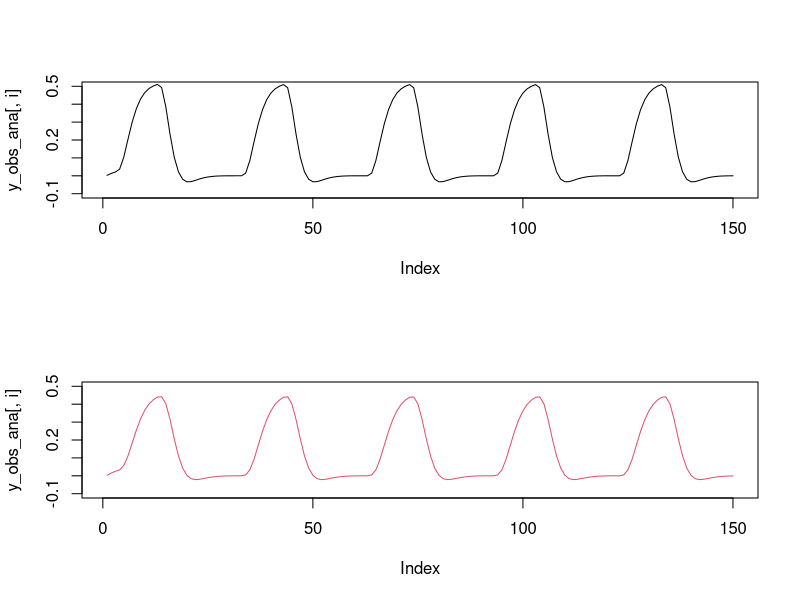
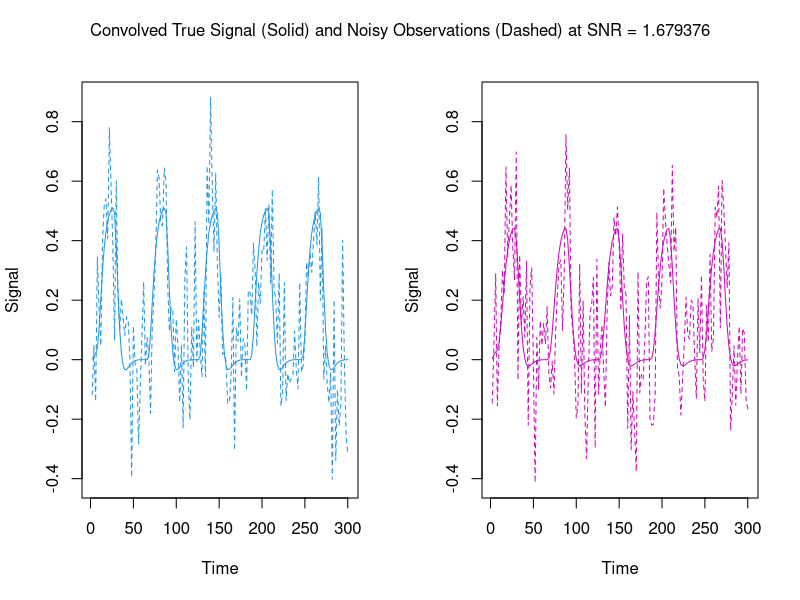

These charts were generated, in order, by the following R code:
remove(list=ls())

# Packages
library(expm)
library(posterior)

# Generating inputs
##########################
m=2; n_u=2; max_time=300
nu = list(nu_A = c(0.4,0.3,1,0.9), nu_B = c(-0.2), nu_C=c(0.3))
idxs = list(A_idxs = matrix(c(2,1,
                              1,2,
                              1,1,
                              2,2), byrow = T, ncol=2),
            B_idxs = matrix(c(2,1,2), byrow=T, ncol = 3),
            C_idxs = matrix(c(1,1), byrow=T, ncol=2))
times = NULL
input = NULL

linear <- function(t, z, params, input) {
  # t is the current time point in the integration, 
  # z is the current estimate of the variables in the ODE system
  A = params[["A"]]
  B = params[["B"]] 
  C = params[["C"]]
  u = matrix(input(t),ncol=1)
  # B_all = sum_i u_t(i) B_i
  B_all = Reduce("+", lapply(1:nrow(u), function(i) u[i,1]*B[[i]])) 
  # cat("t",t,"u",u, "\n")
  # cat("B_all\n")
  # print(B_all)
  dz <- (A+B_all)%*%z + C%*%u
  return(list(dz))
}
gen_input = function(times, start_time, end_time, duration,between_duration){
  input = rep(0,length(times))
  
  current_start_time = start_time
  time_points = matrix(nrow = 0,ncol=2)
  while(1){
    current_end_time = current_start_time + duration 
    if(current_end_time > end_time){current_end_time = end_time}
    time_points = rbind(time_points, c(current_start_time, current_end_time))
    if(current_end_time + between_duration < end_time){
      current_start_time = current_end_time + between_duration 
    }else{
      break
    }
  }
  for(i in 1:nrow(time_points)){
    input[time_points[i,1]<times & times <=time_points[i,2]] = 1
  }
  input
}
struct_paramMats = function(m, n_u, idxs, nu){
  
  A = matrix(data = 0,nrow = m, ncol = m)
  for(i in 1:nrow(idxs$A_idxs)){
    A[idxs$A_idxs[i,1], idxs$A_idxs[i,2]] = with(nu,nu_A[i])
  }
  for(i in 1:m){
    A[i,i] <- -0.5*A[i,i]
  }
  
  B = lapply(1:n_u, function(x){matrix(data = 0,nrow = m, ncol = m)})
  for(i in 1:nrow(idxs$B_idxs)){
    B[[idxs$B_idxs[i,1]]][idxs$B_idxs[i,2], idxs$B_idxs[i,3]] = with(nu,nu_B[i])
  }
  
  C = matrix(data=0, nrow = m, ncol = n_u)
  for(i in 1:nrow(idxs$C_idxs)){
    C[idxs$C_idxs[i,1], idxs$C_idxs[i,2]] = with(nu,nu_C[i])
  }
  
  return(list(A=A,B=B,C=C))
  
} # modified


if(is.null(times)){times <- seq(0, max_time, 2)}

if(is.null(input)){
  input1  = gen_input(times,start_time = 5,end_time = max(times),duration = 20,between_duration=40)
  input2  = gen_input(times,start_time = 25,end_time = max(times),duration = 20,between_duration=40)
  input = cbind(input1, input2)
}else{
  if(length(times)!=nrow(input)){stop("length(input)!=nrow(input)")}
}

input_u = function(t){
  sapply(1:ncol(input), function(j) approxfun(x = times,y = input[,j], rule=2, method="const",f=0)(t))
}

n_u = length(input_u(0))
u = input[-1,]

# set up parameters
paramMats = struct_paramMats(m = m,n_u = n_u,idxs = idxs,nu = nu)

# Simulating data
# Solving piecewise analytically
##########################
# Function to get changepoints in u when u(t) is any dimension
get_changepoints <- function(input){
  
  # Get dataframe of indices when changes occur
  changes <- as.data.frame(which(abs(diff(input)) >= 1, arr.ind = T))
  changes$row <- changes$row+1 # add 1 to row index to indicate the row the change starts
  changes <- changes[order(changes$row),] # ascending order
  
  # Make duplicates their own category to reflect when switching from input1 -> input2
  changes <- changes[!duplicated(changes$row),] # remove duplicates
  
  # Add in last row to reflect final block of times
  changes <- rbind(changes, c(nrow(input),0))$row
  
  # Return dataframe
  return(changes)
}

# Scenario a: u(t) = 0
eval_u_a <- function(t, z0, A, prev_index){
  expm::expAtv(A = A, t = times[t]-times[prev_index], v = z0)$eAtv
}

# Scenario b: u(t) != 0
eval_u_b <- function(t, z0, A, B, C, input, prev_index){
  A0 = A + Reduce("+",lapply(1:ncol(input), function(i) input[t-1,i]*B[[i]]))
  b0 = as.numeric(C%*%input[t-1,])
  zstar = -solve(A0,b0)
  expm::expAtv(A = A0,t = times[t]-times[prev_index],v = z0-zstar)$eAtv + zstar
}

# Function to get piecewise analytic solution to ODE
get_AnalyticSol <- function(input, changes, times, parms, m, v0 = NULL){
  
  # Get initial values if not specified
  if (is.null(v0) == T) {v0 <- rep(0.1,m)}
  
  # Matrix to store solution
  sol <- matrix(NA, nrow = length(times), ncol = m)
  sol[1,] <- v0 # add initial values
  
  # Initialize at u(t)=0
  prev_index <- 1
  
  # For loop to go from one change to the next
  for (i in 1:length(changes)){
    
    # Denote index for which we will work up to
    index <- changes[i]
    
    # Update solution based on change_type
    if (sum(input[index-1,]) == 0){
      sol[(prev_index+1):index,] <- t(sapply((prev_index+1):index, eval_u_a, 
                                             z0 = sol[prev_index,], A = parms$A,
                                             prev_index = prev_index))
    } else {
      if(sum(input[index-1,]) != 0){
        sol[(prev_index+1):index,] <- t(sapply((prev_index+1):index, eval_u_b, 
                                               z0 = sol[prev_index,], A = parms$A, 
                                               B = parms$B, C = parms$C,
                                               input = input, prev_index = prev_index))
      }
    }
    
    # Update indices
    prev_index <- index 
    
  }
  return(sol)
}
##########################

# Running functions to get analytic solution
# Obtain dataframe of changes based on input
changes <- get_changepoints(input)

# Running final function
analytic_sol <- get_AnalyticSol(input, changes, times, parms = paramMats, m)

# Quickly check with forward solving ODE numerically - good
library(deSolve)
numeric_sol <- ode(y = rep(0.1,m),
                   times = times,
                   func = linear,
                   parms= with(paramMats, list(A=A, B=B, C=C)),
                   input = input_u,
                   atol = 1e-6, 
                   rtol = 1e-6
)

round(analytic_sol-numeric_sol[,-1],digits=4)
##########################

#############################
# convolution with HRF
# https://bic-berkeley.github.io/psych-214-fall-2016/convolution_background.html
HRF = function(t){dgamma(x = t, shape = 6,rate = 1) - (1/6)*dgamma(x = t,shape = 16,rate = 1)}
HRF_mu = function(mu,tp){
  convolve(mu, rev(HRF(tp)),type="open")[1:length(tp)]
}

y_obs_ana = sapply(1:m, function(i) HRF_mu(analytic_sol[-1,i],times[-1]))

par(mfrow = c(2,1))
for (i in 1:m) plot(y_obs_ana[,i], type = 'l', col = i, ylim = c(-0.1,0.5))
#############################


# Add some white Gaussian noise according to SNR
SNR = 1.679376
variance <-  numeric()
y_obs <- matrix(NA, nrow = length(times)-1, ncol = m)
for (j in 1:m){
  set.seed(j)
  variance[j] <- (var(y_obs_ana[,j])+(mean(y_obs_ana[,j]))^2)/SNR
  y_obs[,j] <- y_obs_ana[,j] + rnorm(length(times)-1, mean = 0, sd = sqrt(variance[j]))
}

variance
sqrt(variance)

par(mfrow=c(1,2))
plot(times[-1],y_obs[,1], ylim=c(min(y_obs),max(y_obs)),col=4,type='l',lty=2,xlab = "Time",ylab = "Signal")
lines(times[-1],y_obs_ana[,1],col=4)
plot(times[-1],y_obs[,2],ylim=c(min(y_obs),max(y_obs)),col=6,type='l',lty=2,xlab = "Time",ylab = "Signal")
lines(times[-1],y_obs_ana[,2],col=6)
mtext(paste("Convolved True Signal (Solid) and Noisy Observations (Dashed) at SNR = ",SNR,sep = ""), side = 3, line = -2, outer = T)
#############################


# Save/export data
sim_dat <- list(times = times[-1], u = u, y_obs = y_obs)
save(sim_dat, file = "simdat_simple_mdl_diag_var.RData")


############################
# Structural identifiability check
# (A1)-(A4) met
# A%*%s vectors are independent (A5)
z0 <- rep(0.1,m)
mat <- cbind(z0,paramMats$A%*%z0)
solve(mat,c(0,0))

# A has d distinct eigenvalues (A6)
eigen(paramMats$A)$values

# Eigenvalues of matrix exponential of \Tilde(A) are all positive real (A7)
eigen(expm(paramMats$A + paramMats$B[[1]]))$values
eigen(expm(paramMats$A + paramMats$B[[2]]))$values

# Data blocks invertible for each condition (A8)
solve(cbind(sim_dat$y_obs[3:5,],1))
solve(cbind(sim_dat$y_obs[13:15,],1))
